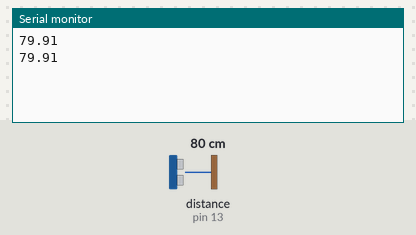
Bench run of a sketch on a simulated Arduino Uno, built with avr-gcc and run on an emulated ATmega328P. On the bench: the last lines printed to the serial monitor. Wiring (inferred from the names in the program): ultrasonic range finder: trigger pin 10; echo pin 13. Inputs (shaded band) come from the test bench; at power-on: distance to the obstacle (sensor on pin 13) 80 cm. The echo pulse lasts 58.3 µs per cm; the modem accepts every AT command (registered, SIM ready, sends succeed) and sends nothing else.

Above: at 1.8 s.
1.9 s: distance to the obstacle (sensor on pin 13) set to 2 cm
At 2.9 s:
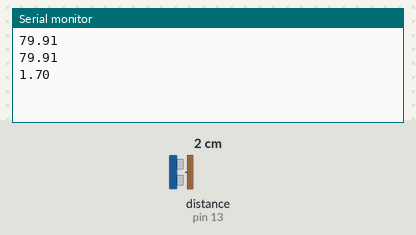
3.4 s: distance to the obstacle (sensor on pin 13) set to 4 cm
At 4.6 s:
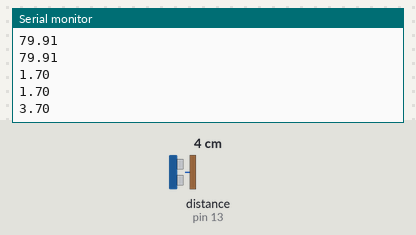
Timing chart, 0 to 6.4 s (numbered marks = the images above; inputs shaded):
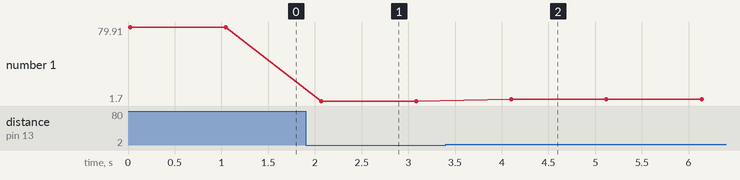

Measured:
- after the input at 1.9 s, the serial monitor: prints a new line after 0.17 s (image 1)
- after the input at 3.4 s, the serial monitor: prints a new line after 0.70 s (image 2)
- plotted number 1: 79.91 → 1.7 after the input at 1.9 s, 1.7 → 3.7 after the input at 3.4 s

The sketch:

Mini-Lab5.ino
```cpp
#include <SoftwareSerial.h>
#include <stdio.h>
#include <string.h>
#include <inttypes.h>
#include "Arduino.h"

#define trigPin 10
#define echoPin 13
#define distance_tag "Distance: "

SoftwareSerial BTserial (3, 4);

void setup() {
  pinMode(trigPin, OUTPUT);
  pinMode(echoPin, INPUT);
  Serial.begin(9600);

  //Bluetooth
  pinMode(trigPin, OUTPUT);
  pinMode(echoPin, INPUT);
  Serial.begin(9600);

  //Bluetooth
  String setName = String("AT+NAME=BT_Tao\r\n"); //sets bluetooth name as BT_Tao
  BTserial.begin(9600);
  BTserial.print(setName);
}

void loop() {
  float duration, distance;
  digitalWrite(trigPin, LOW);
  delayMicroseconds(2);

  digitalWrite(trigPin, HIGH);
  delayMicroseconds(10);
  digitalWrite(trigPin, LOW);

  duration = pulseIn(echoPin, HIGH);
  distance = (duration/2) * 0.0344;

  Serial.println(distance);
  //Send 'distance' measurements to BLE module
  BTserial.print("Distance: ");
  BTserial.print(distance);
  BTserial.print("\r\n");
  delay(1000);
}
```
